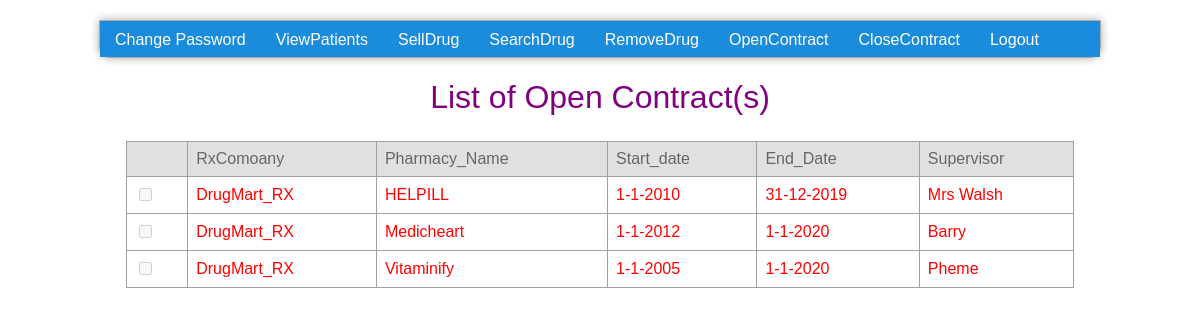
The page /HospitalInfo/php/openContract.php (signed in) on the database its author committed.
### tables this page shows
CREATE TABLE `Contracts` (
  `PID` int(11) NOT NULL,
  `RxName` varchar(32) NOT NULL,
  `Start_date` varchar(16) DEFAULT NULL,
  `End_date` varchar(16) DEFAULT NULL,
  `Supervisor` varchar(32) DEFAULT NULL,
  `Pharmacy_Name` varchar(32) DEFAULT NULL,
  PRIMARY KEY (`PID`,`RxName`)
);

### HospitalInfo/php/openContract.php (the view, shortened to what this page needs)
<?php
	include 'conn.php';
	if(empty($_SESSION['username']) || empty($_SESSION['password']))
		print("Access to database denied");
	else {
		$type = $_SESSION['type'];
		if($type != "Pharmacy") {
			include '../includes/dheader.html';
			include '../includes/fheader.html';
			print("<p>Insufficient privileges to Open Contracts.</p>");
		}
		else {
			if(isset($_POST["openContracts"])) {
				$dpatient = $_POST['dpatient'];
				$count = count($dpatient);
				for($i = 0; $i < $count; $i++) {
					$sql = $mysqli -> prepare("SELECT FROM Contracts WHERE PID=?");
					$sql -> bind_param('s', $dpatient[$i]);
					$sql -> execute();
					if($sql -> errno)
						print("Select query failed");
				}
				if($count == 1)
					print("");
				else
					print("");
			}
			else {
				$sql = "SELECT * FROM Contracts";
				$result = $mysqli -> query($sql);
				if(!$result)
					print("<p>Select query failed</p>");
				else {
					if($result -> num_rows == 0)
						print("<p>No Contracts Found!</p>");
					else {
						print("<h1 style=color:purple>List of Open Contract(s)</h1>");
					?>
						<form  name="deletePatients" method="post" action="<?php $PHP_SELF?>">
					<?php
	print("<table><tr><th style=color:purple></th><th>RxComoany</th><th>Pharmacy_Name</th><th>Start_date</th><th>End_Date</th><th>Supervisor</th></tr>\n");
							while($row = $result -> fetch_object()) {
								echo '<tr style=color:purple>';
								$PID = $row -> PID;
								$PID = $PID;
								print("<td style=color:red><input type=\"checkbox\" name=\"dpatient[]\" value=\"$PID\" disabled></td>");
								echo '<td style=color:red>'.$row -> RxName.'</td>';
								echo '<td style=color:red>'.$row -> Pharmacy_Name.'</td>';
								echo '<td style=color:red>'.$row -> Start_date.'</td>';
								echo '<td style=color:red>'.$row -> End_date.'</td>';
								echo '<td style=color:red>'.$row -> Supervisor.'</td>';
								echo '</tr>';
							}
					}
				}
			}
		}
	}
?>

### HospitalInfo/css/style.css (style rules this page uses)
#page { width: 1000px; margin: 20px auto; border: solid 1px #aaa; border-bottom-left-radius: 10px; border-bottom-right-radius: 10px; -moz-box-shadow: 0 0 10px #aaa; -webkit-box-shadow: 0 0 10px #aaa; box-shadow: 0 0 10px #aaa; }
#nav ul { width: 1000px; height: 36px; padding: 0; margin: 0; background: #1b8cdc; list-style-type: none; display: block; }
#nav li { float: left; padding: 10px 0px; margin: 0; }
#nav li a { text-decoration: none; color: white; font-size: 16px; font-family: "proxima-nova", sans-serif; padding: 10px 15px 8px 15px; }
h1 { color: #1b8cdc; font-weight: 200; margin-bottom: 10px; font-family: "proxima-nova", sans-serif; text-align: center; }
form { padding-top: 15px; display: block; text-align: center; }
table { font-family: "proxima-nova", sans-serif; font-size: 16px; width:80%; margin-left: 10%; margin-right: 10%; border-collapse: collapse; border-spacing: 0; }
th { background: #e0e0e0; color: #666; padding: 8px; text-align: left; border: 1px solid #a0a0a0; font-weight: normal; }
td { color: #888; padding: 8px; text-align: left; border: 1px solid #a0a0a0; }

### rows shown on the page
contracts: RxName "DrugMart_RX", Pharmacy_Name "HELPILL", Start_date "1-1-2010", End_date "31-12-2019", Supervisor "Mrs Walsh"
contracts: RxName "DrugMart_RX", Pharmacy_Name "Medicheart", Start_date "1-1-2012", End_date "1-1-2020", Supervisor "Barry"
contracts: RxName "DrugMart_RX", Pharmacy_Name "Vitaminify", Start_date "1-1-2005", End_date "1-1-2020", Supervisor "Pheme"
